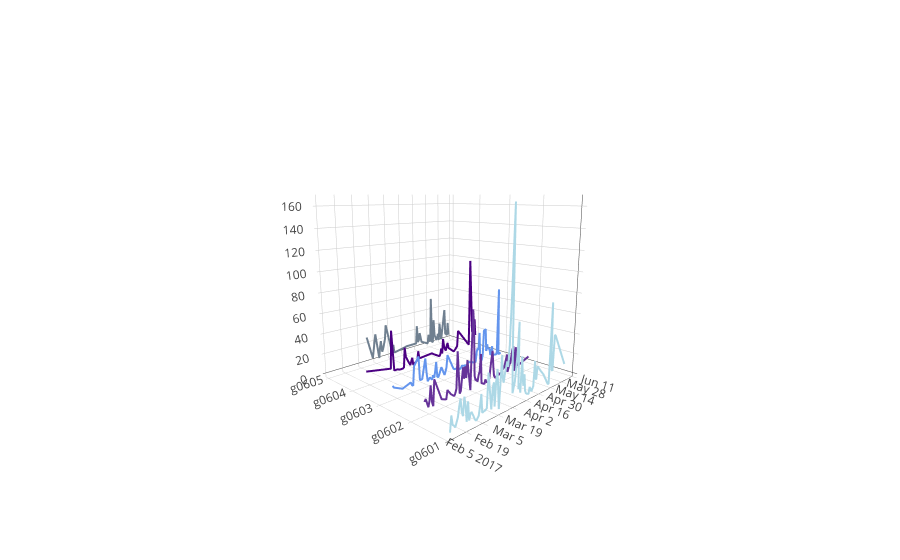

The code cell stored with this chart in its notebook:
### Markdown cell above
## Jobs per day

### Code cell
iplot(multi_scatter(expanded_df))
